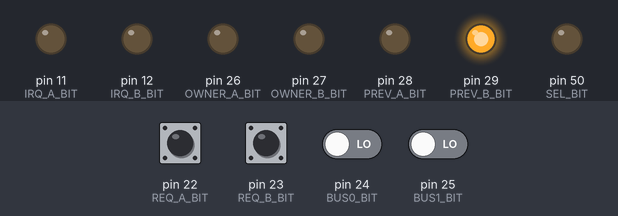
Bench run of a sketch on a simulated Arduino Mega 2560, built with avr-gcc and run on an emulated ATmega2560. Parts: output pins drawn as LEDs (lit = HIGH). The test bench sets the inputs (shaded band); at power-on: pin 22 (REQ_A_BIT), pin 23 (REQ_B_BIT) HIGH, pin 24 (BUS0_BIT), pin 25 (BUS1_BIT) LOW. Pins used as bus, display or sensor lines are not drawn.

Above: at 1.2 s.
1.3 s: pin 22 (REQ_A_BIT) pulled LOW for 0.15 s
At 2.1 s:
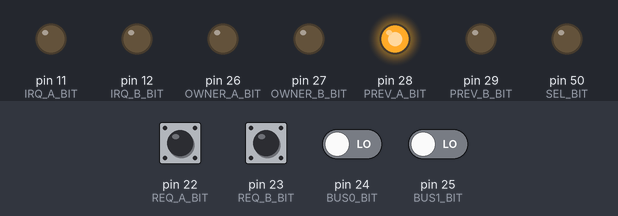
2.9 s: pin 23 (REQ_B_BIT) pulled LOW for 1 s
At 4.6 s:
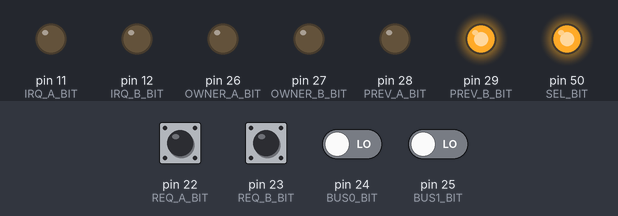
5.4 s: pin 23 (REQ_B_BIT) pulled LOW for 0.15 s
At 5.47 s:
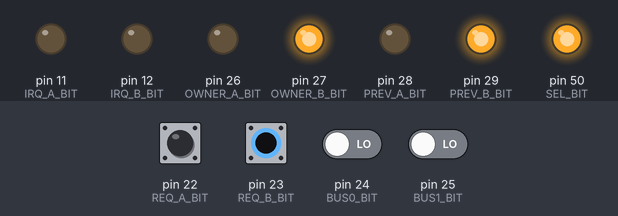
7.0 s: pin 22 (REQ_A_BIT) pulled LOW for 1 s
At 7.8 s:
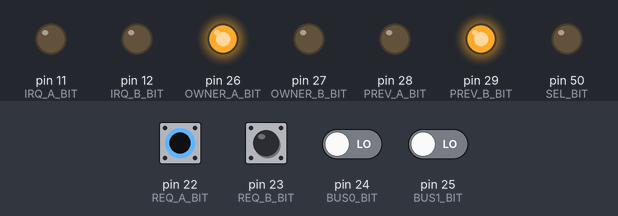
9.5 s: pin 22 (REQ_A_BIT) pulled LOW for 0.15 s
At 9.57 s:
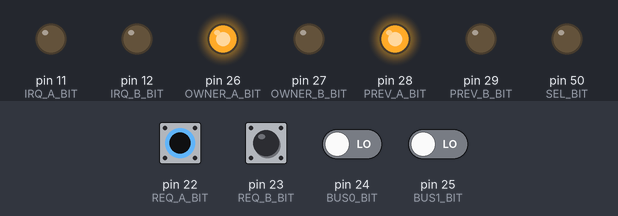
Timing chart, 0 to 12.1 s (numbered marks = the images above; inputs shaded):
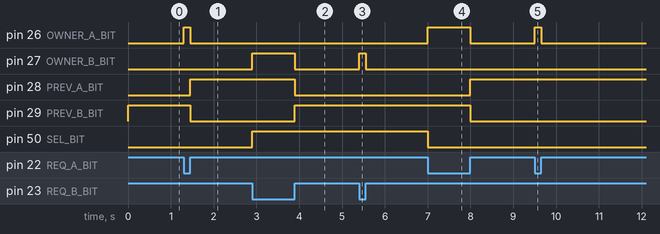

Measured:
- after the input at 1.3 s, pin 26 (OWNER_A_BIT): LOW → HIGH at once, → LOW 0.15 s later; pin 28 (PREV_A_BIT): LOW → HIGH after 0.15 s; pin 29 (PREV_B_BIT): HIGH → LOW after 0.15 s
- after the input at 2.9 s, pin 27 (OWNER_B_BIT): LOW → HIGH at once, → LOW 1.0 s later; pin 28 (PREV_A_BIT): HIGH → LOW after 1.0 s; pin 29 (PREV_B_BIT): LOW → HIGH after 1.0 s; pin 50 (SEL_BIT): LOW → HIGH at once
- after the input at 5.4 s, pin 27 (OWNER_B_BIT): LOW → HIGH at once, → LOW 0.15 s later
- after the input at 7.0 s, pin 26 (OWNER_A_BIT): LOW → HIGH at once, → LOW 1.0 s later; pin 28 (PREV_A_BIT): LOW → HIGH after 1.0 s; pin 29 (PREV_B_BIT): HIGH → LOW after 1.0 s; pin 50 (SEL_BIT): HIGH → LOW at once
- after the input at 9.5 s, pin 26 (OWNER_A_BIT): LOW → HIGH at once, → LOW 0.15 s later

The sketch:

SPI_Arbiter_ATtiny861A.ino
```cpp
// ATtiny861A Arbiter v1.3 (PA/PB direct, avoids PB0/PB1/PB2/PB7)
// 8 MHz internal, BOD ≈ 3.0 V. Program via PB0/PB1/PB2, RESET=PB7.
// Inputs:  REQ_A=PA0, REQ_B=PA1, BUS0=PA2 (BUS1 optional)
// Outputs: SEL=PB3, OE=PB4, OWNER_A=PA4, OWNER_B=PA5, PREV_A=PA6, PREV_B=PA7, IRQ_A=PB5, IRQ_B=PB6

#include <Arduino.h>
#include <avr/wdt.h>

// ===== Pin map (edit if needed) =====
#define REQ_A_BIT PA0
#define REQ_B_BIT PA1
#define BUS0_BIT PA2
#define USE_BUS1 0
#define BUS1_BIT PA3

#define SEL_BIT PB3
#define OE_BIT PB4
#define OWNER_A_BIT PA4
#define OWNER_B_BIT PA5
#define PREV_A_BIT PA6
#define PREV_B_BIT PA7
#define IRQ_A_BIT PB5
#define IRQ_B_BIT PB6

// Polarity/config
const bool REQ_ACTIVE_LOW = true;
const bool BUS_ACTIVE_HIGH = true;

// Timing
const uint16_t DEAD_US = 5;
const uint16_t IRQ_PULSE_MS = 2;
const uint32_t FORCE_TIMEOUT_MS = 0;  // 0=off

// ===== Owner constants (no custom types in signatures) =====
#define OWN_NONE 0u
#define OWN_A 1u
#define OWN_B 2u

// ===== Bit ops =====
#define SBI(reg, bit) ((reg) |= _BV(bit))
#define CBI(reg, bit) ((reg) &= ~_BV(bit))
#define TST(reg, bit) (((reg)&_BV(bit)) != 0)

// Fast I/O helpers
inline void setOutputA(uint8_t bit) {
  SBI(DDRA, bit);
}
inline void setInputA_PU(uint8_t bit) {
  CBI(DDRA, bit);
  SBI(PORTA, bit);
}
inline void setHighA(uint8_t bit) {
  SBI(PORTA, bit);
}
inline void setLowA(uint8_t bit) {
  CBI(PORTA, bit);
}
inline bool readA(uint8_t bit) {
  return TST(PINA, bit);
}

inline void setOutputB(uint8_t bit) {
  SBI(DDRB, bit);
}
inline void setInputB_PU(uint8_t bit) {
  CBI(DDRB, bit);
  SBI(PORTB, bit);
}
inline void setHighB(uint8_t bit) {
  SBI(PORTB, bit);
}
inline void setLowB(uint8_t bit) {
  CBI(PORTB, bit);
}
inline bool readB(uint8_t bit) {
  return TST(PINB, bit);
}

// ===== State =====
uint8_t owner = OWN_NONE;
uint8_t prevOwner = OWN_B;  // first tie grants A
bool lastBusActive = false;
uint32_t busActiveSince = 0;

// ===== Signals =====
inline bool readReqA() {
  bool v = readA(REQ_A_BIT);
  return REQ_ACTIVE_LOW ? !v : v;
}
inline bool readReqB() {
  bool v = readA(REQ_B_BIT);
  return REQ_ACTIVE_LOW ? !v : v;
}
inline bool readBusActive() {
  bool a = readA(BUS0_BIT);
#if USE_BUS1
  bool b = readA(BUS1_BIT);
  bool raw = a || b;
#else
  bool raw = a;
#endif
  return BUS_ACTIVE_HIGH ? raw : !raw;
}

// SN74CBTLV3257 control (OE active-low)
inline void setOE(bool enable) {
  if (enable) setLowB(OE_BIT);
  else setHighB(OE_BIT);
}
inline void setSEL(uint8_t o) {
  (o == OWN_B) ? setHighB(SEL_BIT) : setLowB(SEL_BIT);
}

inline void driveOwnerLEDs() {
  (owner == OWN_A) ? setHighA(OWNER_A_BIT) : setLowA(OWNER_A_BIT);
  (owner == OWN_B) ? setHighA(OWNER_B_BIT) : setLowA(OWNER_B_BIT);
  (prevOwner == OWN_A) ? setHighA(PREV_A_BIT) : setLowA(PREV_A_BIT);
  (prevOwner == OWN_B) ? setHighA(PREV_B_BIT) : setLowA(PREV_B_BIT);
}
inline void pulseIRQ_B(uint8_t bit) {
  SBI(PORTB, bit);
  delay(IRQ_PULSE_MS);
  CBI(PORTB, bit);
}

inline void disconnectBus() {
  setOE(false);
}
inline void breakBeforeMakeTo(uint8_t next) {
  setOE(false);
  delayMicroseconds(DEAD_US);
  setSEL(next);
  delayMicroseconds(DEAD_US);
  setOE(true);
}

inline uint8_t chooseGrant(bool reqA, bool reqB) {
  if (reqA && !reqB) return OWN_A;
  if (reqB && !reqA) return OWN_B;
  if (reqA && reqB) return (prevOwner == OWN_A) ? OWN_B : OWN_A;
  return OWN_NONE;
}
inline void grant(uint8_t o) {
  breakBeforeMakeTo(o);
  owner = o;
  driveOwnerLEDs();
  (o == OWN_A) ? pulseIRQ_B(IRQ_A_BIT) : pulseIRQ_B(IRQ_B_BIT);
}
inline void releaseToNone() {
  disconnectBus();
  prevOwner = owner;
  owner = OWN_NONE;
  driveOwnerLEDs();
  pulseIRQ_B(IRQ_A_BIT);
  pulseIRQ_B(IRQ_B_BIT);
}

// ===== Setup/Loop =====
void setup() {
  // Inputs
  setInputA_PU(REQ_A_BIT);
  setInputA_PU(REQ_B_BIT);
  CBI(PORTA, BUS0_BIT);
  CBI(DDRA, BUS0_BIT);
#if USE_BUS1
  CBI(PORTA, BUS1_BIT);
  CBI(DDRA, BUS1_BIT);
#endif

  // Outputs
  setOutputB(SEL_BIT);
  setOutputB(OE_BIT);
  setOutputA(OWNER_A_BIT);
  setOutputA(OWNER_B_BIT);
  setOutputA(PREV_A_BIT);
  setOutputA(PREV_B_BIT);
  setOutputB(IRQ_A_BIT);
  setOutputB(IRQ_B_BIT);
  CBI(PORTB, IRQ_A_BIT);
  CBI(PORTB, IRQ_B_BIT);

  // Safe defaults
  setSEL(OWN_A);    // arbitrary
  disconnectBus();  // OE high
  owner = OWN_NONE;
  driveOwnerLEDs();

  wdt_enable(WDTO_120MS);

  lastBusActive = readBusActive();
  busActiveSince = millis();
}

void loop() {
  wdt_reset();

  const bool reqA = readReqA();
  const bool reqB = readReqB();
  const bool busAct = readBusActive();

  if (busAct != lastBusActive) {
    lastBusActive = busAct;
    busActiveSince = millis();
  }

  if (FORCE_TIMEOUT_MS > 0 && owner != OWN_NONE && busAct) {
    if (millis() - busActiveSince > FORCE_TIMEOUT_MS) {
      disconnectBus();
      owner = OWN_NONE;
      driveOwnerLEDs();
      pulseIRQ_B(IRQ_A_BIT);
      pulseIRQ_B(IRQ_B_BIT);
    }
  }

  switch (owner) {
    case OWN_NONE:
      {
        uint8_t g = chooseGrant(reqA, reqB);
        if (g != OWN_NONE) grant(g);
      }
      break;

    case OWN_A:
      {
        if (!reqA && !busAct) releaseToNone();
      }
      break;

    case OWN_B:
      {
        if (!reqB && !busAct) releaseToNone();
      }
      break;
  }

  delayMicroseconds(50);
}
```
